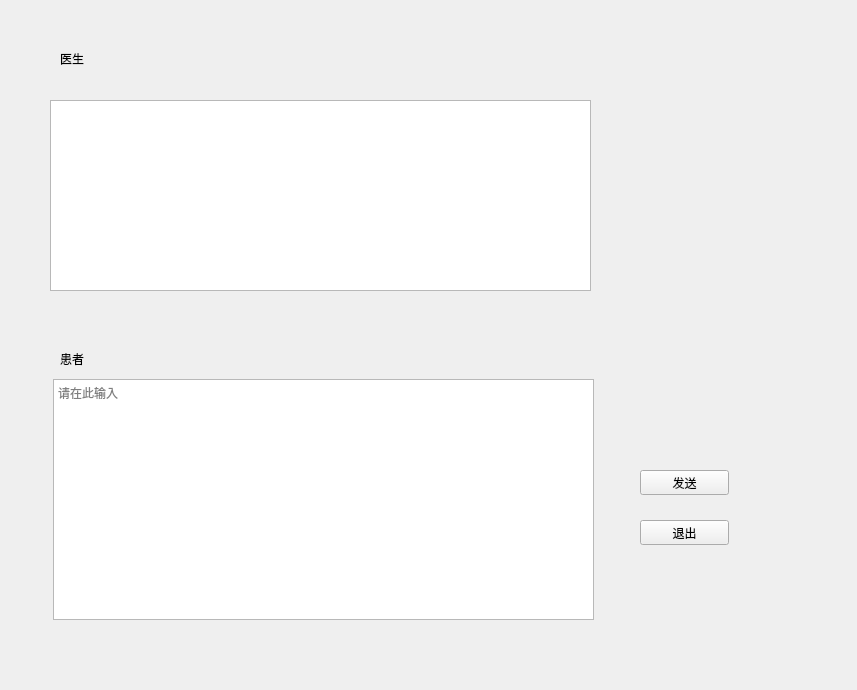
<?xml version="1.0" encoding="UTF-8"?>
<ui version="4.0">
 <class>Form</class>
 <widget class="QWidget" name="Form">
  <property name="geometry">
   <rect>
    <x>0</x>
    <y>0</y>
    <width>857</width>
    <height>690</height>
   </rect>
  </property>
  <property name="windowTitle">
   <string>Form</string>
  </property>
  <widget class="QTextEdit" name="textEdit">
   <property name="geometry">
    <rect>
     <x>53</x>
     <y>379</y>
     <width>541</width>
     <height>241</height>
    </rect>
   </property>
   <property name="placeholderText">
    <string>请在此输入</string>
   </property>
  </widget>
  <widget class="QPushButton" name="pushButton">
   <property name="geometry">
    <rect>
     <x>640</x>
     <y>470</y>
     <width>89</width>
     <height>25</height>
    </rect>
   </property>
   <property name="text">
    <string>发送</string>
   </property>
  </widget>
  <widget class="QPushButton" name="pushButton_2">
   <property name="geometry">
    <rect>
     <x>640</x>
     <y>520</y>
     <width>89</width>
     <height>25</height>
    </rect>
   </property>
   <property name="text">
    <string>退出</string>
   </property>
  </widget>
  <widget class="QTextEdit" name="textEdit_2">
   <property name="geometry">
    <rect>
     <x>50</x>
     <y>100</y>
     <width>541</width>
     <height>191</height>
    </rect>
   </property>
  </widget>
  <widget class="QLabel" name="label">
   <property name="geometry">
    <rect>
     <x>60</x>
     <y>50</y>
     <width>67</width>
     <height>17</height>
    </rect>
   </property>
   <property name="text">
    <string>医生</string>
   </property>
  </widget>
  <widget class="QLabel" name="label_2">
   <property name="geometry">
    <rect>
     <x>60</x>
     <y>350</y>
     <width>67</width>
     <height>17</height>
    </rect>
   </property>
   <property name="text">
    <string>患者</string>
   </property>
  </widget>
 </widget>
 <resources/>
 <connections/>
</ui>
